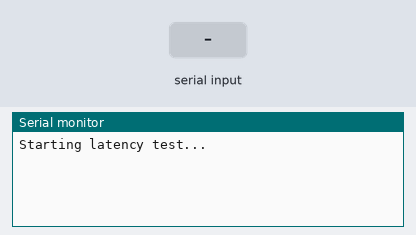
The sketch below on a simulated ESP32. On the bench: the last lines printed to the serial monitor. The test bench sets the inputs (shaded band).

Above: at 3.2 s.
3.3 s: "90,45\n" received over the second serial link
At 5.3 s:
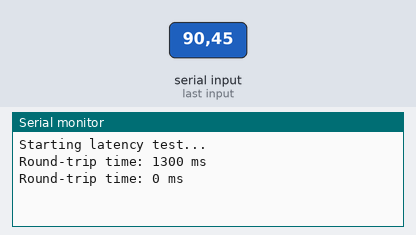
5.8 s: "30,150\n" received over the second serial link
At 7.2 s:
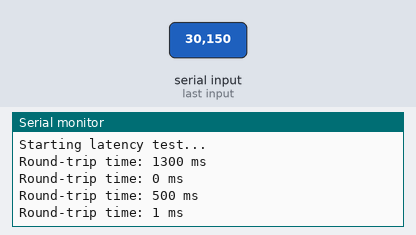
Timing chart, 0 to 8.8 s (numbered marks = the images above; inputs shaded):
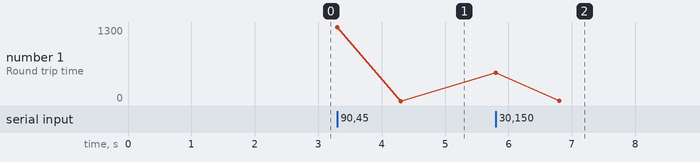

Measured:
- after the input at 3.3 s, the serial monitor: prints a new line at once (image 1)
- after the input at 5.8 s, the serial monitor: prints a new line at once (image 2)

The sketch:

HC12_transmitter_code.ino
```cpp
#include <SoftwareSerial.h>

const int RX_PIN = 32; // Replace with your RX pin
const int TX_PIN = 33; // Replace with your TX pin

SoftwareSerial MySerial(RX_PIN, TX_PIN); // RX, TX

void setup() {
  MySerial.begin(9600); // Start software serial at 9600 bps
  Serial.begin(9600); // Start hardware serial for debugging

  Serial.println("Starting latency test...");
  delay(2000); // Give time for setup
}

void loop() {
  unsigned long startTime = millis(); // Record the time before sending data

  // Send the timestamp
  MySerial.println(startTime);

  // Wait for the acknowledgment from the receiver
  while (!MySerial.available());

  unsigned long receivedTime = MySerial.parseInt(); // Receive the acknowledgment time

  unsigned long roundTripTime = millis() - startTime; // Calculate round-trip time
  Serial.print("Round-trip time: ");
  Serial.print(roundTripTime);
  Serial.println(" ms");

  delay(1000); // Wait before the next test
}
```
